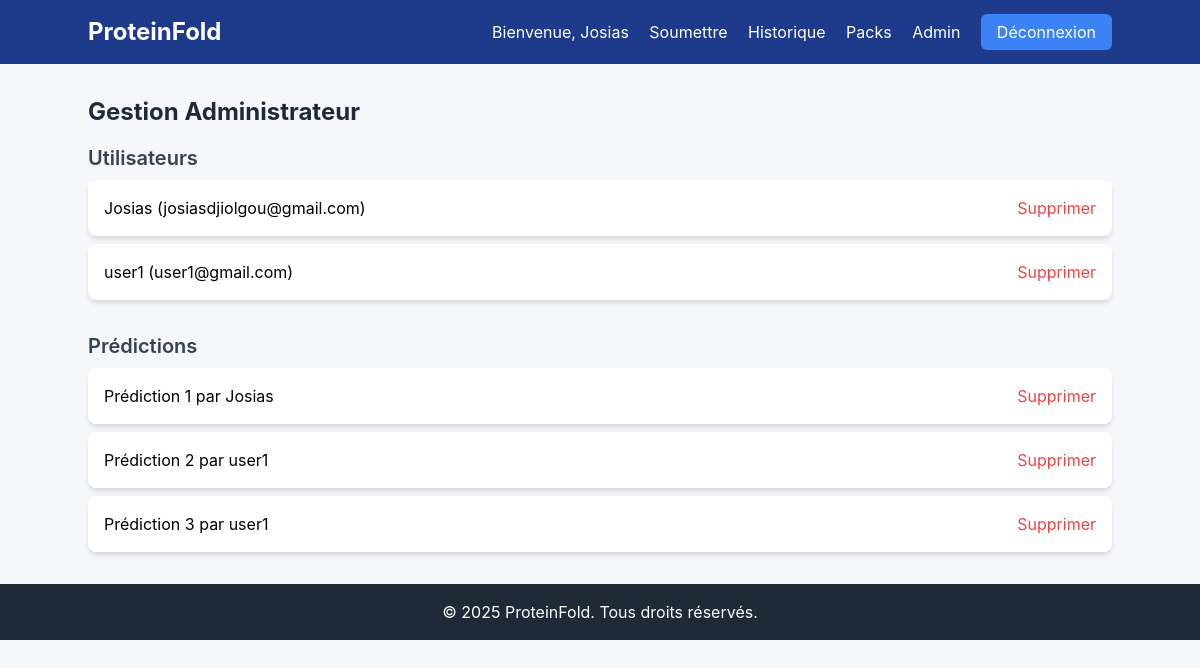
The app's page /admin-manage/ (signed in), older data.
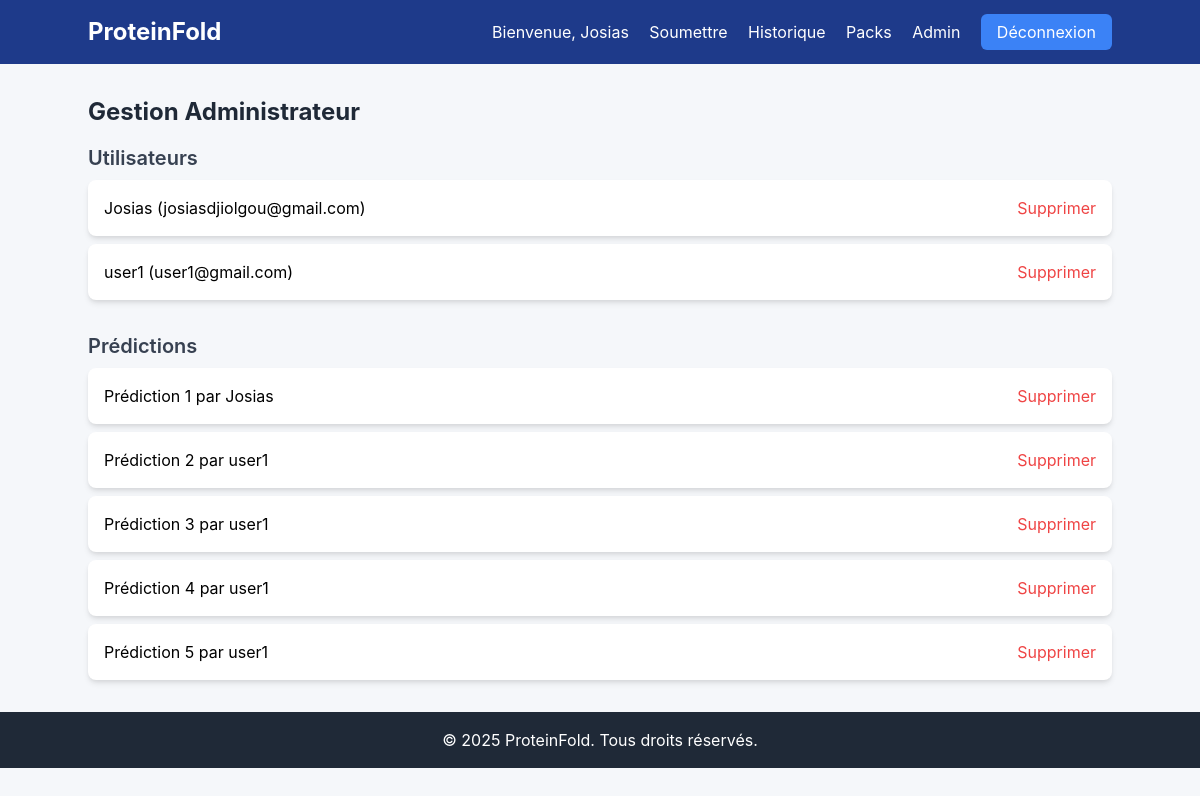
The same page, newer data.
### prediction/models.py (models this page shows, shortened)
class ProteinPrediction(models.Model):
    id = models.AutoField(primary_key=True)
    sequence = models.TextField()
    pdb_file = models.FileField(upload_to='predictions/', null=True, blank=True)
    created_at = models.DateTimeField(auto_now_add=True)
    user = models.ForeignKey(User, on_delete=models.CASCADE, related_name='predictions')
    status = models.CharField(max_length=10, choices=[('PENDING', 'En cours'), ('COMPLETED', 'Terminé'), ('FAILED', 'Échoué')], default='PENDING')

### prediction/views.py (the view, shortened to what this page needs)
# urls.py: path('admin-manage/', views.admin_manage, name='admin_manage'),
@login_required
@user_passes_test(is_admin)
def admin_manage(request):
    users = User.objects.all()
    predictions = ProteinPrediction.objects.all()
    return render(request, 'prediction/admin_manage.html', {'users': users, 'predictions': predictions})

### prediction/views.py (called while the page is built)
def is_admin(user):
    return user.is_staff

### prediction/templates/prediction/admin_manage.html (shortened to what this page needs)
{% extends 'prediction/base.html' %}
{% block content %}
    <h2 class="text-2xl font-bold text-gray-800 mb-4">Gestion Administrateur</h2>
    <h3 class="text-xl font-semibold text-gray-700 mb-2">Utilisateurs</h3>
    <div class="mb-8">
        {% for user in users %}
            <div class="bg-white p-4 rounded-lg shadow-md mb-2 flex justify-between items-center">
                <span>{{ user.username }} ({{ user.email }})</span>
                <form method="post">
                    <button type="submit" class="text-red-500">Supprimer</button>
                </form>
            </div>
        {% empty %}
            <p class="text-gray-600">Aucun utilisateur.</p>
        {% endfor %}
    </div>
    <h3 class="text-xl font-semibold text-gray-700 mb-2">Prédictions</h3>
    <div>
        {% for prediction in predictions %}
            <div class="bg-white p-4 rounded-lg shadow-md mb-2 flex justify-between items-center">
                <span>Prédiction {{ prediction.id }} par {{ prediction.user.username }}</span>
                <form method="post">
                    <button type="submit" class="text-red-500">Supprimer</button>
                </form>
            </div>
        {% empty %}
            <p class="text-gray-600">Aucune prédiction.</p>
        {% endfor %}
    </div>
{% endblock %}

### prediction/templates/prediction/base.html (shortened to what this page needs)
<!DOCTYPE html>
<html lang="fr">
<head>
    <link href="https://cdn.jsdelivr.net/npm/tailwindcss@2.2.19/dist/tailwind.min.css" rel="stylesheet">
</head>
<body>
    <nav class="navbar p-4 text-white">
        <div class="container mx-auto flex justify-between items-center">
            <a href="{% url 'prediction:home' %}" class="text-2xl font-bold">ProteinFold</a>
            <div>
                {% if user.is_authenticated %}
                    <span class="mr-4">Bienvenue, {{ user.username }}</span>
                    <a href="{% url 'prediction:submit' %}" class="mr-4">Soumettre</a>
                    <a href="{% url 'prediction:history' %}" class="mr-4">Historique</a>
                    <a href="{% url 'prediction:packs' %}" class="mr-4">Packs</a>
                    {% if user.is_staff %}
                        <a href="{% url 'prediction:admin_manage' %}" class="mr-4">Admin</a>
                    {% endif %}
                    <a href="{% url 'prediction:logout' %}" class="btn-primary">Déconnexion</a>
                {% else %}
                    <a href="{% url 'prediction:login' %}" class="mr-4">Connexion</a>
                    <a href="{% url 'prediction:register' %}" class="btn-primary">Inscription</a>
                {% endif %}
            </div>
        </div>
    </nav>
    <main class="container mx-auto mt-8">
        {% block content %}
        {% endblock %}
    </main>
    <footer class="bg-gray-800 text-white p-4 mt-8">
        <div class="container mx-auto text-center">
            <p>© 2025 ProteinFold. Tous droits réservés.</p>
        </div>
    </footer>
</body>
</html>

Row changes from the older to the newer data that the page shows:
added ProteinPrediction: id "4", user.username "user1"
added ProteinPrediction: id "5", user.username "user1"
